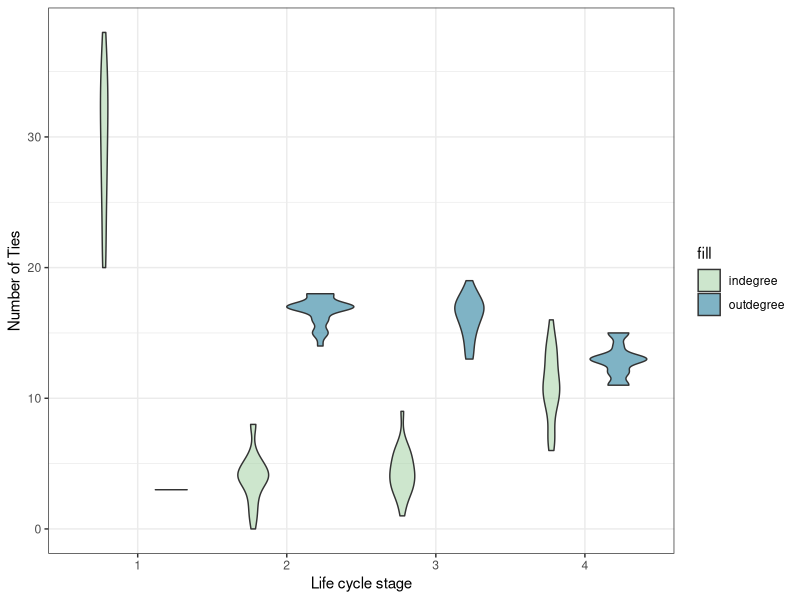
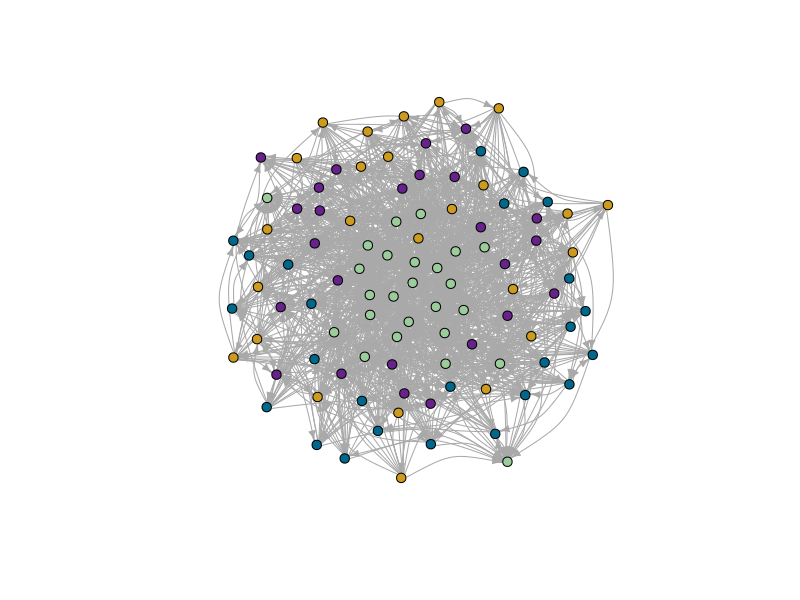
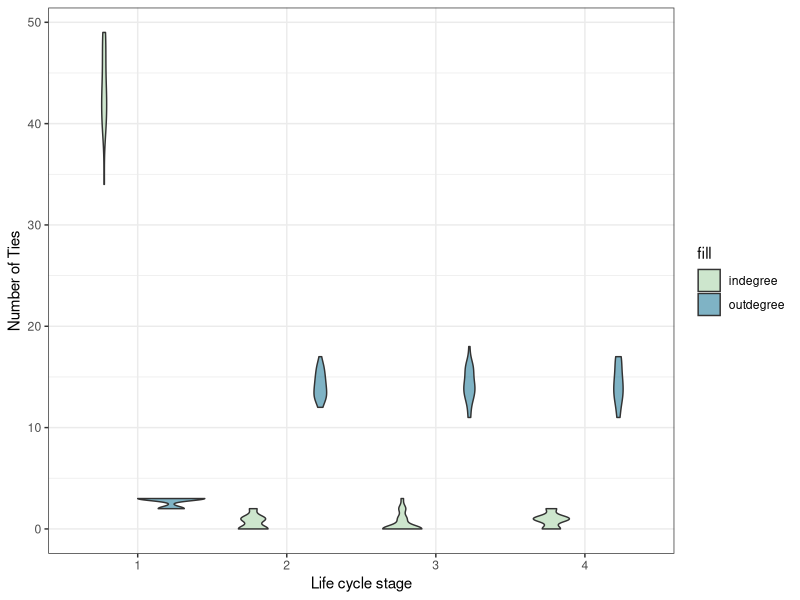
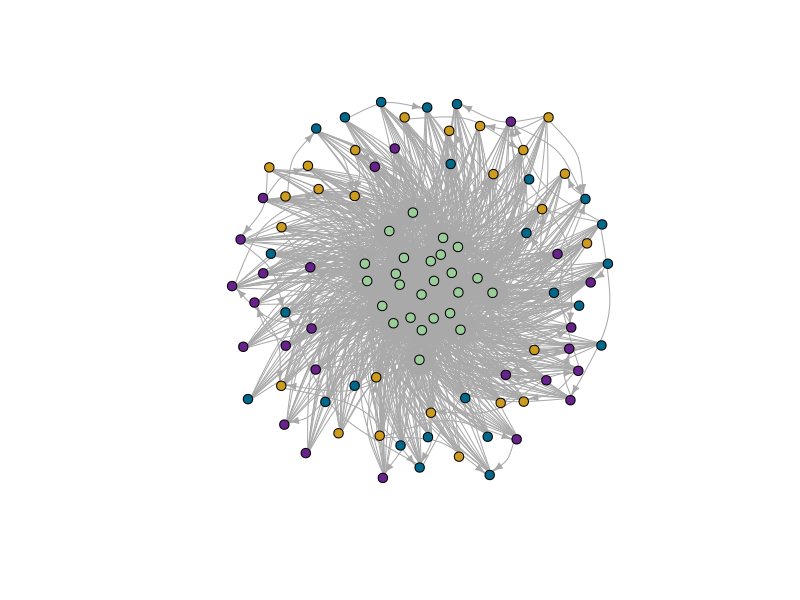
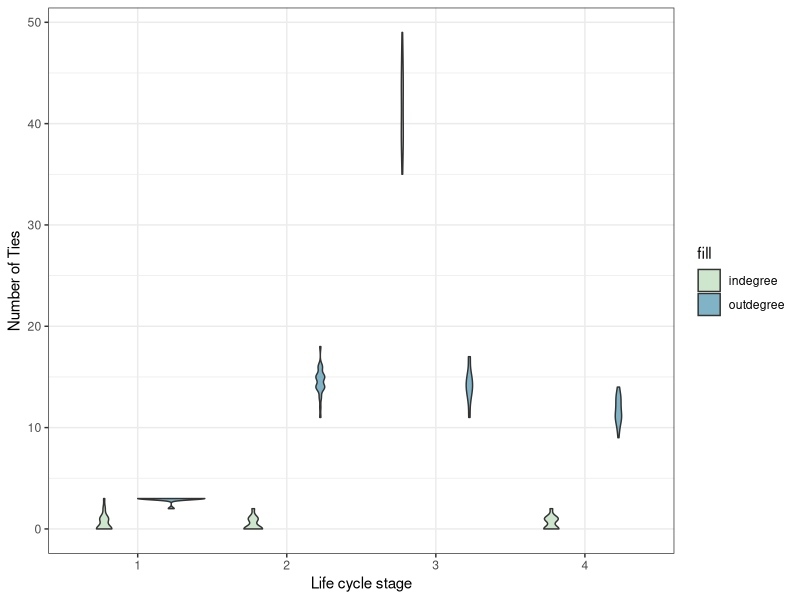
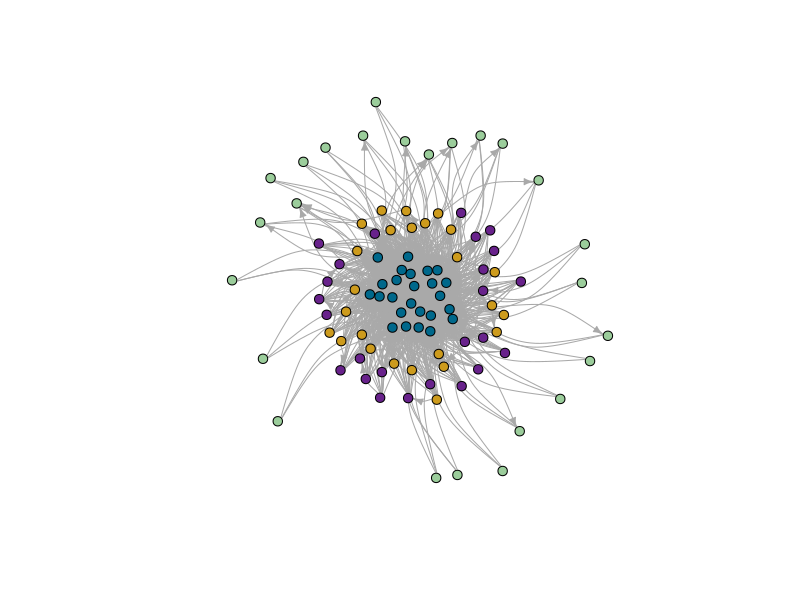
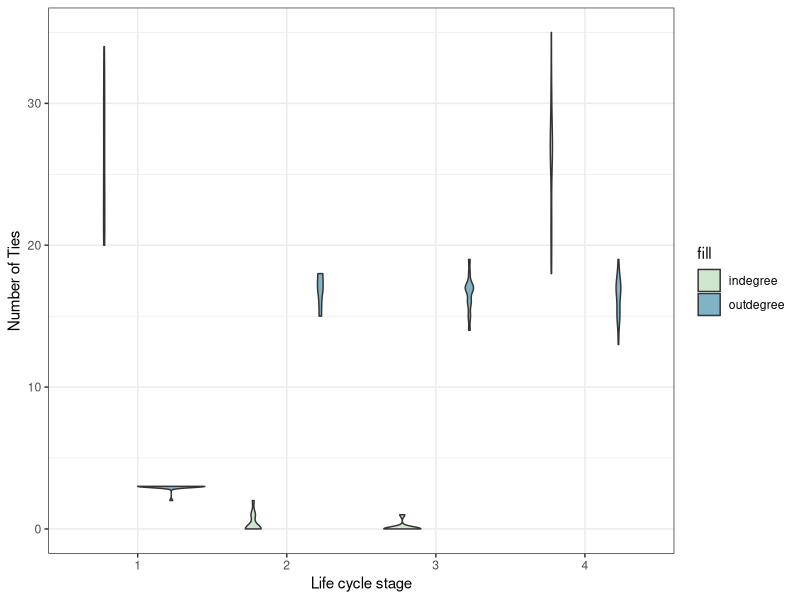
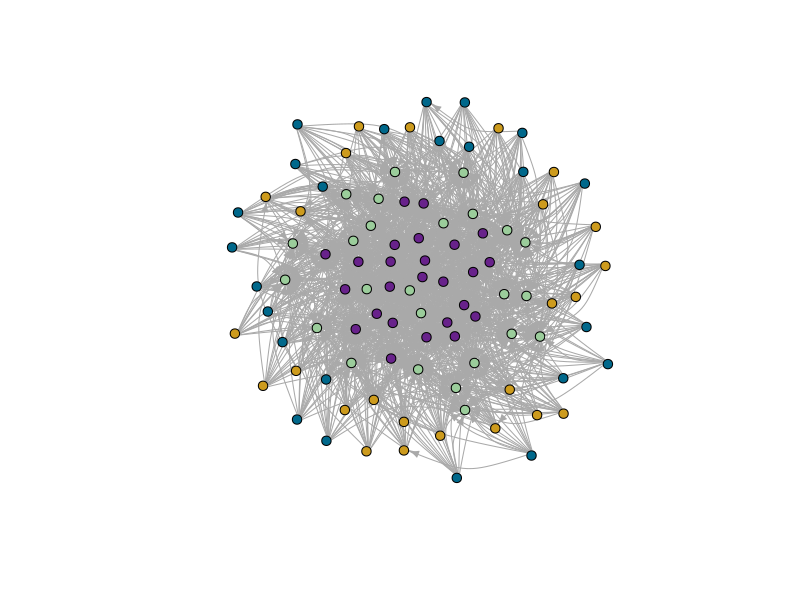

These charts were generated, in order, by the following R code:
# Simulate network with SBM and node-specific max degree ----

# Load packages
#install.packages("igraph")
library(igraph)
#install.packages("ggplot2")
library(ggplot2)

## Function to simulate SBM with max out degre ----

# Load function
simulate_SBM_max_degree <- function(n, block_sizes, block_probs, max_deg, block_assignments) {
  adj_matrix <- matrix(0, nrow = n, ncol = n)
  for (i in 1:n) {
    potential_out_edges <- setdiff(1:n, i)
    prob <- block_probs[block_assignments[i], block_assignments[potential_out_edges]]
    prob[is.na(prob)] <- 0
    out_edges <- sample(potential_out_edges, size = max_deg[i], replace = TRUE, prob = prob)
    adj_matrix[i, out_edges] <- 1
      }
  return(adj_matrix)
}

### Set the parameters ----

# Specify the number of nodes and the number of blocks
N <- 100
num_blocks <- 4
block_sizes <- c(25, 25, 25, 25)

# Given eventual changing block assignments (e.g., individuals age), should probably create a unique ID for individuals and match on that
#create a data frame for individuals and their IDs
indiv <- data.frame(
  ID = 1:N, 
  block_assignments = rep(1:4, each=25)
)

# Define maximum out-degree for each node
# Here we create a vector of max outdegrees for each block
# But you can just supply the vector of food return counts
food_returns <- c(rep(3, 25), rep(20, 25), rep(20, 25), rep(15, 25))
max_deg <- food_returns

# Specify the probability of a connection between each pair of blocks
# This is the probability of each block sharing with each other block
# e.g., think of block 1 as kids and they are very unlike to share
# column 2 could be young adults and they're likely to share most with children and elderly (i.e., elements 1 and 4 in that column)
# Need to play around with the probabilities
block_probs <- matrix(c(0.001, 0.01, 0.01, 0.01,
                        0.001, 0.001, 0.001, 0.001,
                        0.001, 0.001, 0.001, 0.001,
                        0.001, 0.01, 0.001, 0.001),
                      nrow = num_blocks, ncol = num_blocks)
block_probs

### Generate the network ----

network <- simulate_SBM_max_degree(N, block_sizes, block_probs, max_deg, indiv$block_assignments)

#number of ties observed in the network 
sum(network)

# Look to see who's sending and receiving ties
indiv$out_degree <- rowSums(network)
indiv$in_degree <- colSums(network)
#check how it looks like
indiv

#plot it!
#prepare data
data <- reshape(indiv, 
        direction = "long",
        varying = list(names(indiv)[3:4]),
        v.names = "value",
        idvar = c("ID", "block_assignments"),
        timevar = "degree",
        times = c("outdegree", "indegree")
       )

y_limit_max <- range(data$value)[2]
# Take a quick look at the distributions of in and out-degree
  ggplot(data, aes(fill=factor(degree), y=value, x=factor(block_assignments))) + 
    geom_violin(position="dodge", alpha=0.5) +
    scale_fill_manual(values=c("darkseagreen3", "deepskyblue4"), name="fill") +
    theme_bw()  +
    xlab("Life cycle stage") +
    ylab("Number of Ties") +
    ylim(0,y_limit_max)

#prepare network plot
g <- graph_from_adjacency_matrix(network)
V(g)$ID <- indiv$ID
V(g)$stage_class <- indiv$block_assignments[match(V(g)$ID, indiv$ID)]
V(g)$colour[V(g)$stage_class == 1] <- "darkseagreen3" #juvenile
V(g)$colour[V(g)$stage_class == 2] <- "goldenrod3" #adult
V(g)$colour[V(g)$stage_class == 3] <- "deepskyblue4" #reproductive career
V(g)$colour[V(g)$stage_class == 4] <- "darkorchid4" #post-reproductive

#check network properties
edge_density(g)
reciprocity(g)
transitivity(g)
centralization.degree(g, "out")
centralization.degree(g, "in")

# Lets plot to see what the network looks like
# We'll colour by stage class 
plot(g, edge.arrow.size=0.5, vertex.size=5,
      vertex.label = NA, vertex.color = V(g)$colour, edge.curved=0.4, layout = layout_nicely)

## Playing with the network ----

### Change the probabilities in the block matrix ----

#### Resource transfers towards juveniles ----

# Specify the number of nodes and the number of blocks
N <- 100
num_blocks <- 4
block_sizes <- c(25, 25, 25, 25)

# Given eventual changing block assignments (e.g., individuals age), should probably create a unique ID for individuals and match on that
#create a data frame for individuals and their IDs
indiv_downt <- data.frame(
  ID = 1:N, 
  block_assignments = rep(1:4, each=25)
)

# Define maximum out-degree for each node
# Here we create a vector of max outdegrees for each block
# But you can just supply the vector of food return counts
food_returns <- c(rep(3, 25), rep(20, 25), rep(20, 25), rep(20, 25))
max_deg <- food_returns

# set up a block matrix where juveniles are the ones that receive more but share the less (i.e. downward transfers) 
block_probs_downt <- matrix(c(0.1, 0.1, 0.1, 0.1,
                        0.001, 0.001, 0.001, 0.001,
                        0.001, 0.001, 0.001, 0.001,
                        0.001, 0.001, 0.001, 0.001),
                      nrow = num_blocks, ncol = num_blocks)
block_probs_downt

##### Generate the network ----

network <- simulate_SBM_max_degree(N, block_sizes, block_probs_downt, max_deg, indiv_downt$block_assignments)

#number of ties observed in the network 
sum(network)

# Look to see who's sending and receiving ties
indiv_downt$out_degree <- rowSums(network)
indiv_downt$in_degree <- colSums(network)
#check how it looks like
indiv_downt

#plot it!
#prepare data
data <- reshape(indiv_downt, 
                direction = "long",
                varying = list(names(indiv_downt)[3:4]),
                v.names = "value",
                idvar = c("ID", "block_assignments"),
                timevar = "degree",
                times = c("outdegree", "indegree")
)

y_limit_max <- range(data$value)[2]
# Take a quick look at the distributions of in and out-degree
ggplot(data, aes(fill=factor(degree), y=value, x=factor(block_assignments))) + 
  geom_violin(position="dodge", alpha=0.5) +
  scale_fill_manual(values=c("darkseagreen3", "deepskyblue4"), name="fill") +
  theme_bw()  +
  xlab("Life cycle stage") +
  ylab("Number of Ties") +
  ylim(0,y_limit_max)

#prepare network plot
g_downt <- graph_from_adjacency_matrix(network)
V(g_downt)$ID <- indiv_downt$ID
V(g_downt)$stage_class <- indiv_downt$block_assignments[match(V(g_downt)$ID, indiv_downt$ID)]
V(g_downt)$colour[V(g_downt)$stage_class == 1] <- "darkseagreen3" #juvenile
V(g_downt)$colour[V(g_downt)$stage_class == 2] <- "goldenrod3" #adult
V(g_downt)$colour[V(g_downt)$stage_class == 3] <- "deepskyblue4" #reproductive career
V(g_downt)$colour[V(g_downt)$stage_class == 4] <- "darkorchid4" #post-reproductive
        
#check network properties
edge_density(g_downt)
reciprocity(g_downt)
transitivity(g_downt)
centralization.degree(g_downt, "out")
centralization.degree(g_downt, "in")

# Lets plot to see what the network looks like
# We'll colour by stage class 
plot(g_downt, edge.arrow.size=0.5, vertex.size=5,
       vertex.label = NA, vertex.color = V(g_downt)$colour, edge.curved=0.4, layout = layout_nicely)

#### Resource transfers towards reproductive career ----

# Specify the number of nodes and the number of blocks
N <- 100
num_blocks <- 4
block_sizes <- c(25, 25, 25, 25)

# Given eventual changing block assignments (e.g., individuals age), should probably create a unique ID for individuals and match on that
#create a data frame for individuals and their IDs
indiv_repro <- data.frame(
  ID = 1:N, 
  block_assignments = rep(1:4, each=25)
)

# Define maximum out-degree for each node
# Here we create a vector of max outdegrees for each block
# But you can just supply the vector of food return counts
food_returns <- c(rep(3, 25), rep(20, 25), rep(20, 25), rep(15, 25))
max_deg <- food_returns

# set up a block matrix where juveniles are the ones that receive more but share the less (i.e. downward transfers) 
block_probs_repro <- matrix(c(0.001, 0.001, 0.001, 0.001,
                              0.001, 0.001, 0.001, 0.001,
                              0.1, 0.1, 0.1, 0.1,
                              0.001, 0.001, 0.001, 0.001),
                            nrow = num_blocks, ncol = num_blocks)
block_probs_repro

##### Generate the network ----

network <- simulate_SBM_max_degree(N, block_sizes, block_probs_repro, max_deg, indiv_repro$block_assignments)

#number of ties observed in the network 
sum(network)

# Look to see who's sending and receiving ties
indiv_repro$out_degree <- rowSums(network)
indiv_repro$in_degree <- colSums(network)
#check how it looks like
indiv_repro

#plot it!
#prepare data
data <- reshape(indiv_repro, 
                direction = "long",
                varying = list(names(indiv_repro)[3:4]),
                v.names = "value",
                idvar = c("ID", "block_assignments"),
                timevar = "degree",
                times = c("outdegree", "indegree")
)

y_limit_max <- range(data$value)[2]
# Take a quick look at the distributions of in and out-degree
ggplot(data, aes(fill=factor(degree), y=value, x=factor(block_assignments))) + 
  geom_violin(position="dodge", alpha=0.5) +
  scale_fill_manual(values=c("darkseagreen3", "deepskyblue4"), name="fill") +
  theme_bw()  +
  xlab("Life cycle stage") +
  ylab("Number of Ties") +
  ylim(0,y_limit_max)

#prepare network plot
g_repro <- graph_from_adjacency_matrix(network)
V(g_repro)$ID <- indiv_repro$ID
V(g_repro)$stage_class <- indiv_repro$block_assignments[match(V(g_repro)$ID, indiv_repro$ID)]
V(g_repro)$colour[V(g_repro)$stage_class == 1] <- "darkseagreen3" #juvenile
V(g_repro)$colour[V(g_repro)$stage_class == 2] <- "goldenrod3" #adult
V(g_repro)$colour[V(g_repro)$stage_class == 3] <- "deepskyblue4" #reproductive career
V(g_repro)$colour[V(g_repro)$stage_class == 4] <- "darkorchid4" #post-reproductive
        
#check network properties
edge_density(g_repro)
reciprocity(g_repro)
transitivity(g_repro)
centralization.degree(g_repro, "out")
centralization.degree(g_repro, "in")
      
# Lets plot to see what the network looks like
# We'll colour by stage class 
plot(g_repro, edge.arrow.size=0.5, vertex.size=5,
vertex.label = NA, vertex.color = V(g_repro)$colour, edge.curved=0.4, layout = layout_nicely)
      
#### Resource transfers towards juveniles and post-reproductive ----

# Specify the number of nodes and the number of blocks
N <- 100
num_blocks <- 4
block_sizes <- c(25, 25, 25, 25)

# Given eventual changing block assignments (e.g., individuals age), should probably create a unique ID for individuals and match on that
#create a data frame for individuals and their IDs
indiv_juvepost <- data.frame(
  ID = 1:N, 
  block_assignments = rep(1:4, each=25)
)

# Define maximum out-degree for each node
# Here we create a vector of max outdegrees for each block
# But you can just supply the vector of food return counts
food_returns <- c(rep(3, 25), rep(20, 25), rep(20, 25), rep(20, 25))
max_deg <- food_returns

# set up a block matrix where juveniles are the ones that receive more but share the less (i.e. downward transfers) 
block_probs_juvepost <- matrix(c(0.1, 0.1, 0.1, 0.1,
                              0.001, 0.001, 0.001, 0.001,
                              0.001, 0.001, 0.001, 0.001,
                              0.1, 0.1, 0.1, 0.1),
                            nrow = num_blocks, ncol = num_blocks)
block_probs_juvepost

##### Generate the network ----

network <- simulate_SBM_max_degree(N, block_sizes, block_probs_juvepost, max_deg, indiv_juvepost$block_assignments)

#number of ties observed in the network 
sum(network)

# Look to see who's sending and receiving ties
indiv_juvepost$out_degree <- rowSums(network)
indiv_juvepost$in_degree <- colSums(network)
#check how it looks like
indiv_juvepost

#plot it!
#prepare data
data <- reshape(indiv_juvepost, 
                direction = "long",
                varying = list(names(indiv_juvepost)[3:4]),
                v.names = "value",
                idvar = c("ID", "block_assignments"),
                timevar = "degree",
                times = c("outdegree", "indegree")
)

y_limit_max <- range(data$value)[2]
# Take a quick look at the distributions of in and out-degree
ggplot(data, aes(fill=factor(degree), y=value, x=factor(block_assignments))) + 
  geom_violin(position="dodge", alpha=0.5) +
  scale_fill_manual(values=c("darkseagreen3", "deepskyblue4"), name="fill") +
  theme_bw()  +
  xlab("Life cycle stage") +
  ylab("Number of Ties") +
  ylim(0,y_limit_max)

#prepare network plot
g_juvepost <- graph_from_adjacency_matrix(network)
V(g_juvepost)$ID <- indiv_juvepost$ID
V(g_juvepost)$stage_class <- indiv_juvepost$block_assignments[match(V(g_juvepost)$ID, indiv_juvepost$ID)]
V(g_juvepost)$colour[V(g_juvepost)$stage_class == 1] <- "darkseagreen3" #juvenile
V(g_juvepost)$colour[V(g_juvepost)$stage_class == 2] <- "goldenrod3" #adult
V(g_juvepost)$colour[V(g_juvepost)$stage_class == 3] <- "deepskyblue4" #reproductive career
V(g_juvepost)$colour[V(g_juvepost)$stage_class == 4] <- "darkorchid4" #post-reproductive
        
#check network properties
edge_density(g_juvepost)
reciprocity(g_juvepost)
transitivity(g_juvepost)
centralization.degree(g_juvepost, "out")
centralization.degree(g_juvepost, "in")
      
# Lets plot to see what the network looks like
# We'll colour by stage class 
plot(g_juvepost, edge.arrow.size=0.5, vertex.size=5,
vertex.label = NA, vertex.color = V(g_juvepost)$colour, edge.curved=0.4, layout = layout_nicely)

#### Resource transfers towards juveniles and reproductive career ----

# Specify the number of nodes and the number of blocks
N <- 100
num_blocks <- 4
block_sizes <- c(25, 25, 25, 25)

# Given eventual changing block assignments (e.g., individuals age), should probably create a unique ID for individuals and match on that
#create a data frame for individuals and their IDs
indiv_juverepro <- data.frame(
  ID = 1:N, 
  block_assignments = rep(1:4, each=25)
)

# Define maximum out-degree for each node
# Here we create a vector of max outdegrees for each block
# But you can just supply the vector of food return counts
food_returns <- c(rep(3, 25), rep(20, 25), rep(20, 25), rep(15, 25))
max_deg <- food_returns

# set up a block matrix where juveniles are the ones that receive more but share the less (i.e. downward transfers) 
block_probs_juverepro <- matrix(c(0.1, 0.1, 0.1, 0.1,
                                 0.001, 0.001, 0.001, 0.001,
                                 0.1, 0.1, 0.1, 0.1,
                                 0.001, 0.001, 0.001, 0.001),
                               nrow = num_blocks, ncol = num_blocks)
block_probs_juverepro

##### Generate the network ----

network <- simulate_SBM_max_degree(N, block_sizes, block_probs_juverepro, max_deg, indiv_juverepro$block_assignments)

#number of ties observed in the network 
sum(network)

# Look to see who's sending and receiving ties
indiv_juverepro$out_degree <- rowSums(network)
indiv_juverepro$in_degree <- colSums(network)
#check how it looks like
indiv_juverepro

#plot it!
#prepare data
data <- reshape(indiv_juverepro, 
                direction = "long",
                varying = list(names(indiv_juverepro)[3:4]),
                v.names = "value",
                idvar = c("ID", "block_assignments"),
                timevar = "degree",
                times = c("outdegree", "indegree")
)

y_limit_max <- range(data$value)[2]
# Take a quick look at the distributions of in and out-degree
ggplot(data, aes(fill=factor(degree), y=value, x=factor(block_assignments))) + 
  geom_violin(position="dodge", alpha=0.5) +
  scale_fill_manual(values=c("darkseagreen3", "deepskyblue4"), name="fill") +
  theme_bw()  +
  xlab("Life cycle stage") +
  ylab("Number of Ties") +
  ylim(0,y_limit_max)

#prepare network plot
g_juverepro <- graph_from_adjacency_matrix(network)
V(g_juverepro)$ID <- indiv_juverepro$ID
V(g_juverepro)$stage_class <- indiv_juverepro$block_assignments[match(V(g_juverepro)$ID, indiv_juverepro$ID)]
V(g_juverepro)$colour[V(g_juverepro)$stage_class == 1] <- "darkseagreen3" #juvenile
V(g_juverepro)$colour[V(g_juverepro)$stage_class == 2] <- "goldenrod3" #adult
V(g_juverepro)$colour[V(g_juverepro)$stage_class == 3] <- "deepskyblue4" #reproductive career
V(g_juverepro)$colour[V(g_juverepro)$stage_class == 4] <- "darkorchid4" #post-reproductive
        
#check network properties
edge_density(g_juverepro)
reciprocity(g_juverepro)
transitivity(g_juverepro)
centralization.degree(g_juverepro, "out")
centralization.degree(g_juverepro, "in")
      
# Lets plot to see what the network looks like
# We'll colour by stage class 
plot(g_juverepro, edge.arrow.size=0.5, vertex.size=5,
vertex.label = NA, vertex.color = V(g_juverepro)$colour, edge.curved=0.4, layout = layout_nicely)

#### Resource transfers towards juveniles, reproductive career, and post-reproductive ----

# Specify the number of nodes and the number of blocks
N <- 100
num_blocks <- 4
block_sizes <- c(25, 25, 25, 25)

# Given eventual changing block assignments (e.g., individuals age), should probably create a unique ID for individuals and match on that
#create a data frame for individuals and their IDs
indiv_juverepropost <- data.frame(
  ID = 1:N, 
  block_assignments = rep(1:4, each=25)
)

# Define maximum out-degree for each node
# Here we create a vector of max outdegrees for each block
# But you can just supply the vector of food return counts
food_returns <- c(rep(3, 25), rep(20, 25), rep(20, 25), rep(15, 25))
max_deg <- food_returns

# set up a block matrix where juveniles are the ones that receive more but share the less (i.e. downward transfers) 
block_probs_juverepropost <- matrix(c(0.1, 0.1, 0.1, 0.1,
                                  0.001, 0.001, 0.001, 0.001,
                                  0.1, 0.1, 0.1, 0.1,
                                  0.1, 0.1, 0.1, 0.1),
                                nrow = num_blocks, ncol = num_blocks)
block_probs_juverepropost

##### Generate the network ----

network <- simulate_SBM_max_degree(N, block_sizes, block_probs_juverepropost, max_deg, indiv_juverepropost$block_assignments)

#number of ties observed in the network 
sum(network)

# Look to see who's sending and receiving ties
indiv_juverepropost$out_degree <- rowSums(network)
indiv_juverepropost$in_degree <- colSums(network)
#check how it looks like
indiv_juverepropost

#plot it!
#prepare data
data <- reshape(indiv_juverepropost, 
                direction = "long",
                varying = list(names(indiv_juverepropost)[3:4]),
                v.names = "value",
                idvar = c("ID", "block_assignments"),
                timevar = "degree",
                times = c("outdegree", "indegree")
)

y_limit_max <- range(data$value)[2]
# Take a quick look at the distributions of in and out-degree
ggplot(data, aes(fill=factor(degree), y=value, x=factor(block_assignments))) + 
  geom_violin(position="dodge", alpha=0.5) +
  scale_fill_manual(values=c("darkseagreen3", "deepskyblue4"), name="fill") +
  theme_bw()  +
  xlab("Life cycle stage") +
  ylab("Number of Ties") +
  ylim(0,y_limit_max)

#prepare network plot
g_juverepropost <- graph_from_adjacency_matrix(network)
V(g_juverepropost)$ID <- indiv_juverepropost$ID
V(g_juverepropost)$stage_class <- indiv_juverepropost$block_assignments[match(V(g_juverepropost)$ID, indiv_juverepropost$ID)]
V(g_juverepropost)$colour[V(g_juverepropost)$stage_class == 1] <- "darkseagreen3" #juvenile
V(g_juverepropost)$colour[V(g_juverepropost)$stage_class == 2] <- "goldenrod3" #adult
V(g_juverepropost)$colour[V(g_juverepropost)$stage_class == 3] <- "deepskyblue4" #reproductive career
V(g_juverepropost)$colour[V(g_juverepropost)$stage_class == 4] <- "darkorchid4" #post-reproductive
        
#check network properties
edge_density(g_juverepropost)
reciprocity(g_juverepropost)
transitivity(g_juverepropost)
centralization.degree(g_juverepropost, "out")
centralization.degree(g_juverepropost, "in")
      
# Lets plot to see what the network looks like
# We'll colour by stage class 
plot(g_juverepropost, edge.arrow.size=0.5, vertex.size=5,
vertex.label = NA, vertex.color = V(g_juverepropost)$colour, edge.curved=0.4, layout = layout_nicely)

#### Resource transfers equally towards everyone ----

# Specify the number of nodes and the number of blocks
N <- 100
num_blocks <- 4
block_sizes <- c(25, 25, 25, 25)

# Given eventual changing block assignments (e.g., individuals age), should probably create a unique ID for individuals and match on that
#create a data frame for individuals and their IDs
indiv_equal <- data.frame(
  ID = 1:N, 
  block_assignments = rep(1:4, each=25)
)

# Define maximum out-degree for each node
# Here we create a vector of max outdegrees for each block
# But you can just supply the vector of food return counts
food_returns <- c(rep(3, 25), rep(20, 25), rep(20, 25), rep(15, 25))
max_deg <- food_returns

# set up a block matrix where juveniles are the ones that receive more but share the less (i.e. downward transfers) 
block_probs_equal <- matrix(c(0.1, 0.1, 0.1, 0.1,
                                      0.1, 0.1, 0.1, 0.1,
                                      0.1, 0.1, 0.1, 0.1,
                                      0.1, 0.1, 0.1, 0.1),
                                    nrow = num_blocks, ncol = num_blocks)
block_probs_equal

##### Generate the network ----

network <- simulate_SBM_max_degree(N, block_sizes, block_probs_equal, max_deg, indiv_equal$block_assignments)

#number of ties observed in the network 
sum(network)

# Look to see who's sending and receiving ties
indiv_equal$out_degree <- rowSums(network)
indiv_equal$in_degree <- colSums(network)
#check how it looks like
indiv_equal

#plot it!
#prepare data
data <- reshape(indiv_equal, 
                direction = "long",
                varying = list(names(indiv_equal)[3:4]),
                v.names = "value",
                idvar = c("ID", "block_assignments"),
                timevar = "degree",
                times = c("outdegree", "indegree")
)

y_limit_max <- range(data$value)[2]
# Take a quick look at the distributions of in and out-degree
ggplot(data, aes(fill=factor(degree), y=value, x=factor(block_assignments))) + 
  geom_violin(position="dodge", alpha=0.5) +
  scale_fill_manual(values=c("darkseagreen3", "deepskyblue4"), name="fill") +
  theme_bw()  +
  xlab("Life cycle stage") +
  ylab("Number of Ties") +
  ylim(0,y_limit_max)

#prepare network plot
g_equal <- graph_from_adjacency_matrix(network)
V(g_equal)$ID <- indiv_equal$ID
V(g_equal)$stage_class <- indiv_equal$block_assignments[match(V(g_equal)$ID, indiv_equal$ID)]
V(g_equal)$colour[V(g_equal)$stage_class == 1] <- "darkseagreen3" #juvenile
V(g_equal)$colour[V(g_equal)$stage_class == 2] <- "goldenrod3" #adult
V(g_equal)$colour[V(g_equal)$stage_class == 3] <- "deepskyblue4" #reproductive career
V(g_equal)$colour[V(g_equal)$stage_class == 4] <- "darkorchid4" #post-reproductive
        
#check network properties
edge_density(g_equal)
reciprocity(g_equal)
transitivity(g_equal)
centralization.degree(g_equal, "out")
centralization.degree(g_equal, "in")
      
# Lets plot to see what the network looks like
# We'll colour by stage class 
plot(g_equal, edge.arrow.size=0.5, vertex.size=5,
vertex.label = NA, vertex.color = V(g_equal)$colour, edge.curved=0.4, layout = layout_nicely)

#### Resource transfers equally scarce towards everyone ----

# Specify the number of nodes and the number of blocks
N <- 100
num_blocks <- 4
block_sizes <- c(25, 25, 25, 25)

# Given eventual changing block assignments (e.g., individuals age), should probably create a unique ID for individuals and match on that
#create a data frame for individuals and their IDs
indiv_scarce <- data.frame(
  ID = 1:N, 
  block_assignments = rep(1:4, each=25)
)

# Define maximum out-degree for each node
# Here we create a vector of max outdegrees for each block
# But you can just supply the vector of food return counts
food_returns <- c(rep(3, 25), rep(20, 25), rep(20, 25), rep(15, 25))
max_deg <- food_returns

# set up a block matrix where juveniles are the ones that receive more but share the less (i.e. downward transfers) 
block_probs_scarce <- matrix(c(0.001, 0.001, 0.001, 0.001,
                              0.001, 0.001, 0.001, 0.001,
                              0.001, 0.001, 0.001, 0.001,
                              0.001, 0.001, 0.001, 0.001),
                            nrow = num_blocks, ncol = num_blocks)
block_probs_scarce

##### Generate the network ----

network <- simulate_SBM_max_degree(N, block_sizes, block_probs_scarce, max_deg, indiv_scarce$block_assignments)

#number of ties observed in the network 
sum(network)

# Look to see who's sending and receiving ties
indiv_scarce$out_degree <- rowSums(network)
indiv_scarce$in_degree <- colSums(network)
#check how it looks like
indiv_scarce

#plot it!
#prepare data
data <- reshape(indiv_scarce, 
                direction = "long",
                varying = list(names(indiv_scarce)[3:4]),
                v.names = "value",
                idvar = c("ID", "block_assignments"),
                timevar = "degree",
                times = c("outdegree", "indegree")
)

y_limit_max <- range(data$value)[2]
# Take a quick look at the distributions of in and out-degree
ggplot(data, aes(fill=factor(degree), y=value, x=factor(block_assignments))) + 
  geom_violin(position="dodge", alpha=0.5) +
  scale_fill_manual(values=c("darkseagreen3", "deepskyblue4"), name="fill") +
  theme_bw()  +
  xlab("Life cycle stage") +
  ylab("Number of Ties") +
  ylim(0,y_limit_max)

#prepare network plot
g_scarce <- graph_from_adjacency_matrix(network)
V(g_scarce)$ID <- indiv_scarce$ID
V(g_scarce)$stage_class <- indiv_scarce$block_assignments[match(V(g_scarce)$ID, indiv_scarce$ID)]
V(g_scarce)$colour[V(g_scarce)$stage_class == 1] <- "darkseagreen3" #juvenile
V(g_scarce)$colour[V(g_scarce)$stage_class == 2] <- "goldenrod3" #adult
V(g_scarce)$colour[V(g_scarce)$stage_class == 3] <- "deepskyblue4" #reproductive career
V(g_scarce)$colour[V(g_scarce)$stage_class == 4] <- "darkorchid4" #post-reproductive
        
#check network properties
edge_density(g_scarce)
reciprocity(g_scarce)
transitivity(g_scarce)
centralization.degree(g_scarce, "out")
centralization.degree(g_scarce, "in")
      
# Lets plot to see what the network looks like
# We'll colour by stage class 
plot(g_scarce, edge.arrow.size=0.5, vertex.size=5,
vertex.label = NA, vertex.color = V(g_scarce)$colour, edge.curved=0.4, layout = layout_nicely)

#### Resource transfers more realistic ----

# Specify the number of nodes and the number of blocks
N <- 100
num_blocks <- 4
block_sizes <- c(25, 25, 25, 25)

# Given eventual changing block assignments (e.g., individuals age), should probably create a unique ID for individuals and match on that
#create a data frame for individuals and their IDs
indiv_real <- data.frame(
  ID = 1:N, 
  block_assignments = rep(1:4, each=25)
)

# Define maximum out-degree for each node
# Here we create a vector of max outdegrees for each block
# But you can just supply the vector of food return counts
food_returns <- c(rep(3, 25), rep(20, 25), rep(20, 25), rep(15, 25))
max_deg <- food_returns

# set up a block matrix where juveniles are the ones that receive more but share the less (i.e. downward transfers) 
block_probs_real <- matrix(c(0.001, 0.008, 0.008, 0.008,
                             0.001, 0.001, 0.001, 0.001,
                             0.001, 0.002, 0.002, 0.003,
                             0.001, 0.003, 0.003, 0.002),
                             nrow = num_blocks, ncol = num_blocks)
block_probs_real

##### Generate the network ----

network <- simulate_SBM_max_degree(N, block_sizes, block_probs_real, max_deg, indiv_real$block_assignments)

#number of ties observed in the network 
sum(network)

# Look to see who's sending and receiving ties
indiv_real$out_degree <- rowSums(network)
indiv_real$in_degree <- colSums(network)
#check how it looks like
indiv_real

#plot it!
#prepare data
data <- reshape(indiv_real, 
                direction = "long",
                varying = list(names(indiv_real)[3:4]),
                v.names = "value",
                idvar = c("ID", "block_assignments"),
                timevar = "degree",
                times = c("outdegree", "indegree")
)

y_limit_max <- range(data$value)[2]
# Take a quick look at the distributions of in and out-degree
ggplot(data, aes(fill=factor(degree), y=value, x=factor(block_assignments))) + 
  geom_violin(position="dodge", alpha=0.5) +
  scale_fill_manual(values=c("darkseagreen3", "deepskyblue4"), name="fill") +
  theme_bw()  +
  xlab("Life cycle stage") +
  ylab("Number of Ties") +
  ylim(0,y_limit_max)

#prepare network plot
g_real <- graph_from_adjacency_matrix(network)
V(g_real)$ID <- indiv_real$ID
V(g_real)$stage_class <- indiv_real$block_assignments[match(V(g_real)$ID, indiv_real$ID)]
V(g_real)$colour[V(g_real)$stage_class == 1] <- "darkseagreen3" #juvenile
V(g_real)$colour[V(g_real)$stage_class == 2] <- "goldenrod3" #adult
V(g_real)$colour[V(g_real)$stage_class == 3] <- "deepskyblue4" #reproductive career
V(g_real)$colour[V(g_real)$stage_class == 4] <- "darkorchid4" #post-reproductive
        
#check network properties
edge_density(g_real)
reciprocity(g_real)
transitivity(g_real)
centralization.degree(g_real, "out")
centralization.degree(g_real, "in")
      
# Lets plot to see what the network looks like
# We'll colour by stage class 
plot(g_real, edge.arrow.size=0.5, vertex.size=5,
vertex.label = NA, vertex.color = V(g_real)$colour, edge.curved=0.4, layout = layout_nicely)

#### Resource transfers more realistic: low probability ----

# Specify the number of nodes and the number of blocks
N <- 100
num_blocks <- 4
block_sizes <- c(25, 25, 25, 25)

# Given eventual changing block assignments (e.g., individuals age), should probably create a unique ID for individuals and match on that
#create a data frame for individuals and their IDs
indiv_reallow <- data.frame(
  ID = 1:N, 
  block_assignments = rep(1:4, each=25)
)

# Define maximum out-degree for each node
# Here we create a vector of max outdegrees for each block
# But you can just supply the vector of food return counts
food_returns <- c(rep(3, 25), rep(20, 25), rep(20, 25), rep(15, 25))
max_deg <- food_returns

# set up a block matrix where juveniles are the ones that receive more but share the less (i.e. downward transfers) 
block_probs_reallow <- matrix(c(0.0001, 0.0008, 0.0008, 0.0008,
                             0.0001, 0.0001, 0.0001, 0.0001,
                             0.0001, 0.0002, 0.0002, 0.0003,
                             0.0001, 0.0003, 0.0003, 0.0002),
                           nrow = num_blocks, ncol = num_blocks)
block_probs_reallow

##### Generate the network ----

network <- simulate_SBM_max_degree(N, block_sizes, block_probs_reallow, max_deg, indiv_reallow$block_assignments)

#number of ties observed in the network 
sum(network)

# Look to see who's sending and receiving ties
indiv_reallow$out_degree <- rowSums(network)
indiv_reallow$in_degree <- colSums(network)
#check how it looks like
indiv_reallow

#plot it!
#prepare data
data <- reshape(indiv_reallow, 
                direction = "long",
                varying = list(names(indiv_reallow)[3:4]),
                v.names = "value",
                idvar = c("ID", "block_assignments"),
                timevar = "degree",
                times = c("outdegree", "indegree")
)

y_limit_max <- range(data$value)[2]
# Take a quick look at the distributions of in and out-degree
ggplot(data, aes(fill=factor(degree), y=value, x=factor(block_assignments))) + 
  geom_violin(position="dodge", alpha=0.5) +
  scale_fill_manual(values=c("darkseagreen3", "deepskyblue4"), name="fill") +
  theme_bw()  +
  xlab("Life cycle stage") +
  ylab("Number of Ties") +
  ylim(0,y_limit_max)

#prepare network plot
g_reallow <- graph_from_adjacency_matrix(network)
V(g_reallow)$ID <- indiv_reallow$ID
V(g_reallow)$stage_class <- indiv_reallow$block_assignments[match(V(g_reallow)$ID, indiv_reallow$ID)]
V(g_reallow)$colour[V(g_reallow)$stage_class == 1] <- "darkseagreen3" #juvenile
V(g_reallow)$colour[V(g_reallow)$stage_class == 2] <- "goldenrod3" #adult
V(g_reallow)$colour[V(g_reallow)$stage_class == 3] <- "deepskyblue4" #reproductive career
V(g_reallow)$colour[V(g_reallow)$stage_class == 4] <- "darkorchid4" #post-reproductive
        
#check network properties
edge_density(g_reallow)
reciprocity(g_reallow)
transitivity(g_reallow)
centralization.degree(g_reallow, "out")
centralization.degree(g_reallow, "in")
      
# Lets plot to see what the network looks like
# We'll colour by stage class 
plot(g_reallow, edge.arrow.size=0.5, vertex.size=5,
vertex.label = NA, vertex.color = V(g_reallow)$colour, edge.curved=0.4, layout = layout_nicely)
      
#### Resource transfers more realistic: lower max out-degree  ----

# Specify the number of nodes and the number of blocks
N <- 100
num_blocks <- 4
block_sizes <- c(25, 25, 25, 25)

# Given eventual changing block assignments (e.g., individuals age), should probably create a unique ID for individuals and match on that
#create a data frame for individuals and their IDs
indiv_reallow <- data.frame(
  ID = 1:N, 
  block_assignments = rep(1:4, each=25)
)

# Define maximum out-degree for each node
# Here we create a vector of max outdegrees for each block
# But you can just supply the vector of food return counts
food_returns <- c(rep(3, 25), rep(15, 25), rep(15, 25), rep(10, 25))
max_deg <- food_returns

# set up a block matrix where juveniles are the ones that receive more but share the less (i.e. downward transfers) 
block_probs_reallow <- matrix(c(0.001, 0.008, 0.008, 0.008,
                                0.001, 0.001, 0.001, 0.001,
                                0.001, 0.002, 0.002, 0.003,
                                0.001, 0.003, 0.003, 0.002),
                              nrow = num_blocks, ncol = num_blocks)
block_probs_reallow

##### Generate the network ----

network <- simulate_SBM_max_degree(N, block_sizes, block_probs_reallow, max_deg, indiv_reallow$block_assignments)

#number of ties observed in the network 
sum(network)

# Look to see who's sending and receiving ties
indiv_reallow$out_degree <- rowSums(network)
indiv_reallow$in_degree <- colSums(network)
#check how it looks like
indiv_reallow

#plot it!
#prepare data
data <- reshape(indiv_reallow, 
                direction = "long",
                varying = list(names(indiv_reallow)[3:4]),
                v.names = "value",
                idvar = c("ID", "block_assignments"),
                timevar = "degree",
                times = c("outdegree", "indegree")
)

y_limit_max <- range(data$value)[2]
# Take a quick look at the distributions of in and out-degree
ggplot(data, aes(fill=factor(degree), y=value, x=factor(block_assignments))) + 
  geom_violin(position="dodge", alpha=0.5) +
  scale_fill_manual(values=c("darkseagreen3", "deepskyblue4"), name="fill") +
  theme_bw()  +
  xlab("Life cycle stage") +
  ylab("Number of Ties") +
  ylim(0,y_limit_max)

#prepare network plot
g_reallow <- graph_from_adjacency_matrix(network)
V(g_reallow)$ID <- indiv_reallow$ID
V(g_reallow)$stage_class <- indiv_reallow$block_assignments[match(V(g_reallow)$ID, indiv_reallow$ID)]
V(g_reallow)$colour[V(g_reallow)$stage_class == 1] <- "darkseagreen3" #juvenile
V(g_reallow)$colour[V(g_reallow)$stage_class == 2] <- "goldenrod3" #adult
V(g_reallow)$colour[V(g_reallow)$stage_class == 3] <- "deepskyblue4" #reproductive career
V(g_reallow)$colour[V(g_reallow)$stage_class == 4] <- "darkorchid4" #post-reproductive
        
#check network properties
edge_density(g_reallow)
reciprocity(g_reallow)
transitivity(g_reallow)
centralization.degree(g_reallow, "out")
centralization.degree(g_reallow, "in")
      
# Lets plot to see what the network looks like
# We'll colour by stage class 
plot(g_reallow, edge.arrow.size=0.5, vertex.size=5,
vertex.label = NA, vertex.color = V(g_reallow)$colour, edge.curved=0.4, layout = layout_nicely)
      
#### Resource transfers more realistic: lower max out-degree  ----

# Specify the number of nodes and the number of blocks
N <- 100
num_blocks <- 4
block_sizes <- c(25, 25, 25, 25)

# Given eventual changing block assignments (e.g., individuals age), should probably create a unique ID for individuals and match on that
#create a data frame for individuals and their IDs
indiv_reallowmax <- data.frame(
  ID = 1:N, 
  block_assignments = rep(1:4, each=25)
)

# Define maximum out-degree for each node
# Here we create a vector of max outdegrees for each block
# But you can just supply the vector of food return counts

food_returns <- c(rpois(25, 0.2), rpois(25, 1.5), rpois(25, 2), rpois(25, 0.7))
max_deg <- food_returns

# set up a block matrix where juveniles are the ones that receive more but share the less (i.e. downward transfers) 
block_probs_reallowmax <- matrix(c(0.0000000000000000000000000000000000000000001, 0.0000000000000000000000000000000000000000008, 0.0000000000000000000000000000000000000000008, 0.0000000000000000000000000000000000000000008,
                                0.0000000000000000000000000000000000000000001, 0.0000000000000000000000000000000000000000001, 0.0000000000000000000000000000000000000000001, 0.0000000000000000000000000000000000000000001,
                                0.0000000000000000000000000000000000000000001, 0.0000000000000000000000000000000000000000002, 0.0000000000000000000000000000000000000000002, 0.0000000000000000000000000000000000000000003,
                                0.0000000000000000000000000000000000000000001, 0.0000000000000000000000000000000000000000003, 0.0000000000000000000000000000000000000000003, 0.0000000000000000000000000000000000000000002),
                              nrow = num_blocks, ncol = num_blocks)
block_probs_reallowmax

##### Generate the network ----

network <- simulate_SBM_max_degree(N, block_sizes, block_probs_reallowmax, max_deg, indiv_reallowmax$block_assignments)

#number of ties observed in the network 
sum(network)

# Look to see who's sending and receiving ties
indiv_reallowmax$out_degree <- rowSums(network)
indiv_reallowmax$in_degree <- colSums(network)
#check how it looks like
indiv_reallowmax

#plot it!
#prepare data
data <- reshape(indiv_reallowmax, 
                direction = "long",
                varying = list(names(indiv_reallowmax)[3:4]),
                v.names = "value",
                idvar = c("ID", "block_assignments"),
                timevar = "degree",
                times = c("outdegree", "indegree")
)

y_limit_max <- range(data$value)[2]
# Take a quick look at the distributions of in and out-degree
ggplot(data, aes(fill=factor(degree), y=value, x=factor(block_assignments))) + 
  geom_violin(position="dodge", alpha=0.5) +
  scale_fill_manual(values=c("darkseagreen3", "deepskyblue4"), name="fill") +
  theme_bw()  +
  xlab("Life cycle stage") +
  ylab("Number of Ties") +
  ylim(0,y_limit_max)

#prepare network plot
g_reallowmax <- graph_from_adjacency_matrix(network)
V(g_reallowmax)$ID <- indiv_reallowmax$ID
V(g_reallowmax)$stage_class <- indiv_reallowmax$block_assignments[match(V(g_reallowmax)$ID, indiv_reallowmax$ID)]
V(g_reallowmax)$colour[V(g_reallowmax)$stage_class == 1] <- "darkseagreen3" #juvenile
V(g_reallowmax)$colour[V(g_reallowmax)$stage_class == 2] <- "goldenrod3" #adult
V(g_reallowmax)$colour[V(g_reallowmax)$stage_class == 3] <- "deepskyblue4" #reproductive career
V(g_reallowmax)$colour[V(g_reallowmax)$stage_class == 4] <- "darkorchid4" #post-reproductive
        
#check network properties
edge_density(g_reallowmax)
reciprocity(g_reallowmax)
transitivity(g_reallowmax)
centralization.degree(g_reallowmax, "out")
centralization.degree(g_reallowmax, "in")
      
# Lets plot to see what the network looks like
# We'll colour by stage class 
plot(g_reallowmax, edge.arrow.size=0.5, vertex.size=5,
vertex.label = NA, vertex.color = V(g_reallowmax)$colour, edge.curved=0.4, layout = layout_nicely)
      
      
